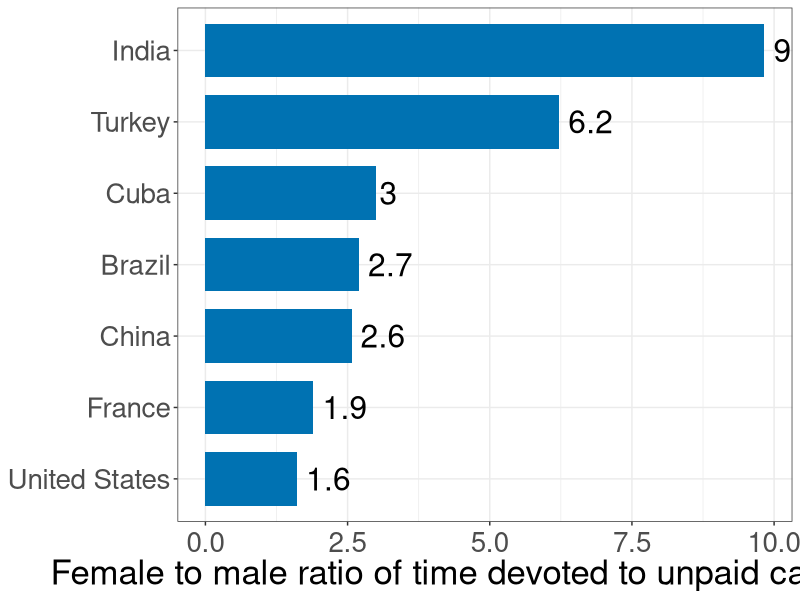
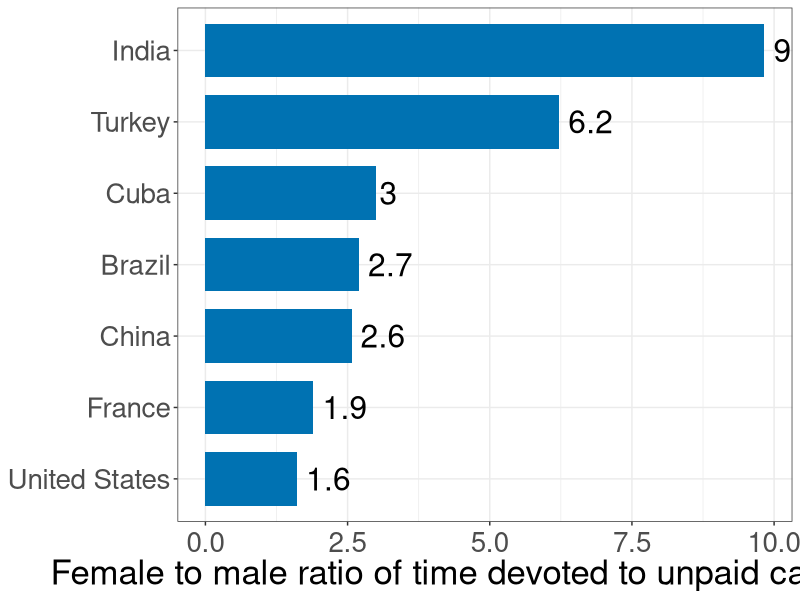

Reproduce these figures in R, in order.
library(readxl)
library(tidyverse)

#Data upload and filter
Data <- read_csv("female-to-male-ratio-of-time-devoted-to-unpaid-care-work.csv")

data_final <- Data %>%
  filter(Entity %in% c("United States", "India", "China", "France", "Turkey","Cuba", "Brazil"))

colnames(data_final)[4] <- "Ratio"
#Create figure 

CBCols <- c("#009E73","#0072B2","#E69F00","#CC79A7", "#F0E442")

plot <- ggplot(data_final, aes(x = reorder(Entity, Ratio), y = Ratio)) + 
  geom_bar( stat = "identity", position = position_dodge(), fill = CBCols[2], width = 0.75) + 
  ylab("Female to male ratio of time devoted to unpaid care work") +
  theme_bw() +
  theme(
        axis.title = element_text(size = 20),
        axis.title.y = element_blank(),
        axis.text.y = element_text(size = 20),
        #legend.title = element_text(size = 16),
        axis.title.x = element_text(size = 25),
        axis.text.x  = element_text(vjust = 0.5, size = 20)) + 
  geom_text(
    aes(x = Entity, y = Ratio, label = round(Ratio, digits =1)), 
    hjust = -0.2, size = 8,
    position = position_dodge(width = 1),
    inherit.aes = TRUE
  ) + 
  coord_flip()


plot

ggsave("specprodexch/unpaid_care_ratios.pdf", plot, width = 15, height = 7)
